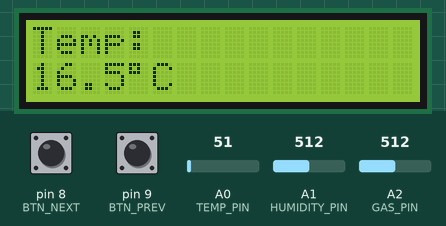
A sketch run on a simulated Arduino Uno, built with avr-gcc and run on an emulated ATmega328P. Parts: 16×2 character LCD. The inputs (shaded band) are chosen by the test bench; at power-on: pin 8 (BTN_NEXT) HIGH, A2 (GAS_PIN) = 512, pin 9 (BTN_PREV) HIGH, A0 (TEMP_PIN) = 51, A1 (HUMIDITY_PIN) = 512. What the sketch prints to the serial monitor is not drawn.

Above: at 1.2 s.
1.3 s: pin 8 (BTN_NEXT) pulled LOW for 0.15 s
At 1.9 s:
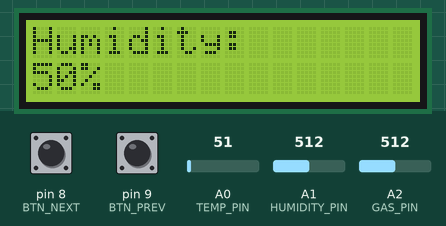
2.9 s: pin 8 (BTN_NEXT) pulled LOW for 1 s
At 3.2 s:
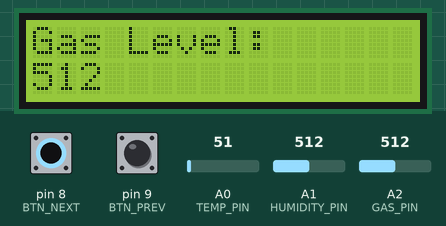
5.4 s: A2 (GAS_PIN) set to 490
At 6.4 s:
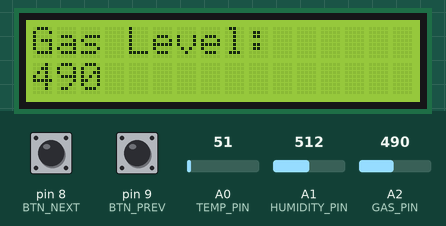
7.0 s: A2 (GAS_PIN) set to 510
At 7.5 s:
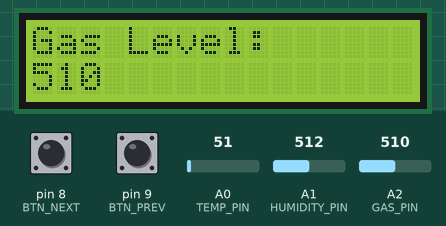
8.5 s: A2 (GAS_PIN) set to 306
At 9.7 s:
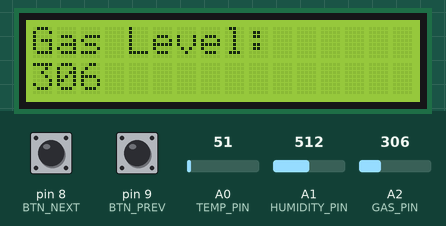
10.0 s: pin 8 (BTN_NEXT) pulled LOW for 3.2 s
At 11.0 s:
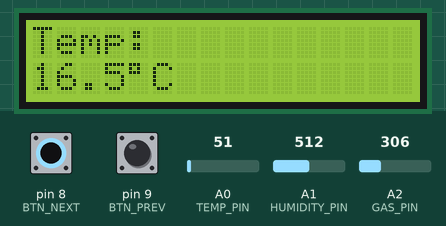
Timing chart, 0 to 13.0 s (numbered marks = the images above; inputs shaded):
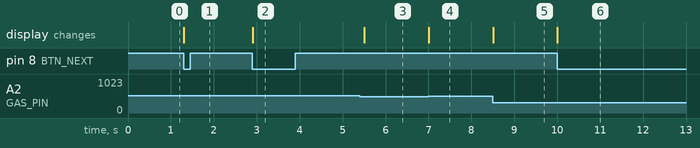

The sketch:

ChangeMode.ino
```cpp
#include <LiquidCrystal.h>

LiquidCrystal lcd(2, 3, 4, 5, 6, 7);

// Buttons
#define BTN_NEXT 8
#define BTN_PREV 9
bool lastNextState = HIGH;
bool lastPrevState = HIGH;

unsigned long lastDebounceTime = 0;
const unsigned long debounceDelay = 40;  // ms

// Send Data
static unsigned long lastSend = 0;
const unsigned long sendInterval = 1000;  // 1 second

// Sensor pins
#define TEMP_PIN A0
#define HUMIDITY_PIN A1
#define GAS_PIN A2

byte mode = 0;
// 0 = Temperature
// 1 = Humidity
// 2 = Gas

void setup() {
  // LCD setup
  lcd.begin(16, 2);
  lcd.clear();

  // Button setup
  pinMode(BTN_NEXT, INPUT_PULLUP);
  pinMode(BTN_PREV, INPUT_PULLUP);

  // Serial for virtual terminal
  Serial.begin(2400);

  showMode();
}

void loop() {
  bool nextState = digitalRead(BTN_NEXT);
  bool prevState = digitalRead(BTN_PREV);

  unsigned long now = millis();

  // NEXT button
  if (lastNextState == HIGH && nextState == LOW) {
    if (now - lastDebounceTime > debounceDelay) {
      mode++;
      if (mode > 2) mode = 0;
      showMode();
      lastDebounceTime = now;
    }
  }

  // PREVIOUS button
  if (lastPrevState == HIGH && prevState == LOW) {
    if (now - lastDebounceTime > debounceDelay) {
      if (mode == 0) mode = 2;
      else mode--;
      showMode();
      lastDebounceTime = now;
    }
  }

  lastNextState = nextState;
  lastPrevState = prevState;

  // Periodic refresh only
  static unsigned long lastRefresh = 0;
  if (now - lastRefresh >= 500) {
    showMode();
    lastRefresh = now;
  }

  // Send Data
  if (millis() - lastSend >= sendInterval) {
    lastSend = millis();

    float tempC = analogRead(TEMP_PIN) * (3.3 / 1023.0) * 100.0;

    int humVal = analogRead(HUMIDITY_PIN);
    float humPercent = humVal * 100.0 / 1023.0;

    int gasVal = analogRead(GAS_PIN);

    Serial.print("T,");
    Serial.print(tempC, 1);
    Serial.print(",H,");
    Serial.print(humPercent, 0);
    Serial.print(",G,");
    Serial.println(gasVal);
  }
}


// Function to read sensor values, display on LCD
void showMode() {
  lcd.clear();
  lcd.setCursor(0, 0);

  if (mode == 0) {
    lcd.print("Temp: ");
    float tempC = analogRead(TEMP_PIN) * (3.3 / 1023.0) * 100.0;
    lcd.setCursor(0, 1);
    lcd.print(tempC, 1);
    lcd.print((char)223);
    lcd.print("C");
  } else if (mode == 1)  // Humidity
  {
    lcd.print("Humidity:");
    int humVal = analogRead(HUMIDITY_PIN);
    float humPercent = humVal * 100.0 / 1023.0;
    lcd.setCursor(0, 1);
    lcd.print(humPercent, 0);
    lcd.print("%");
  } else if (mode == 2)  // Gas
  {
    lcd.print("Gas Level:");
    int gasVal = analogRead(GAS_PIN);
    lcd.setCursor(0, 1);
    lcd.print(gasVal);
  }
}
```

Measured:
- after the input at 1.3 s, the display: changes at once (image 1)
- after the input at 2.9 s, the display: changes at once (image 2)
- after the input at 5.4 s, the display: changes after 0.11 s (image 3)
- after the input at 7.0 s, the display: changes at once (image 4)
- after the input at 8.5 s, the display: changes at once (image 5)
- after the input at 10.0 s, the display: changes at once (image 6)
